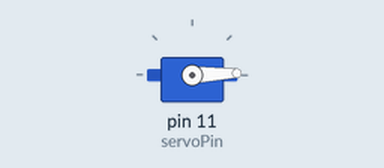
Simulated run of this sketch. Board: Arduino Uno, built with avr-gcc and run on an emulated ATmega328P. Parts: servo.

Above: at 0.05 s.
At 3.95 s:
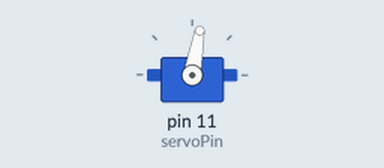
At 7.85 s:
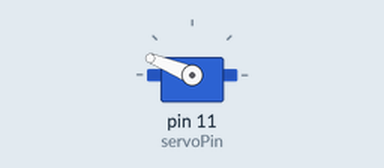
At 15.75 s:
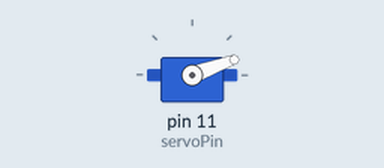
Timing chart, 0 to 21.6 s (numbered marks = the images above):
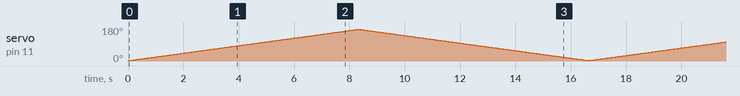

The sketch:

Sketch_Base_test.ino
```cpp
#include <Servo.h>

int servoPin = 11;

Servo servo;

int angle = 0;   // servo position in degrees

void setup()
{
  servo.attach(servoPin);
}


void loop()
{
  // scan from 0 to 180 degrees
  for(angle = 2; angle < 168; angle++)
  {
    servo.write(angle);
    delay(50);
  }
  // now scan back from 180 to 0 degrees
  for(angle = 168; angle > 2; angle--)
  {
    servo.write(angle);
    delay(50);
  }
}
```
